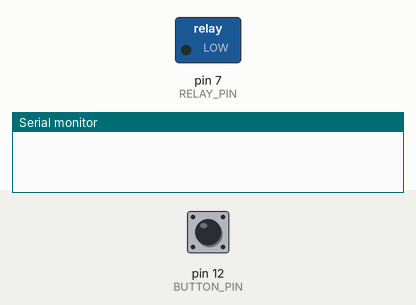
Bench run of a sketch on a simulated Arduino Uno, built with avr-gcc and run on an emulated ATmega328P. Shown: switched loads named in the sketch (green lamp = pin HIGH), the last lines printed to the serial monitor. The test bench sets the inputs (shaded band); at power-on: pin 12 (BUTTON_PIN) HIGH. The local clock reads 2024-03-15 10:24:30 at power-on unless the sketch sets it.

Above: at 1.2 s.
1.3 s: pin 12 (BUTTON_PIN) pulled LOW for 0.25 s
At 2.2 s:
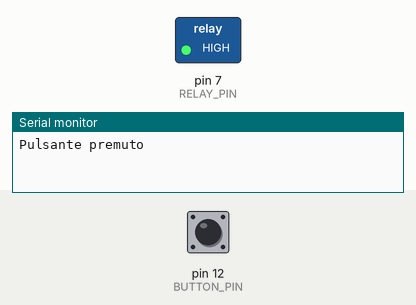
3.0 s: pin 12 (BUTTON_PIN) pulled LOW for 1 s
At 4.3 s:
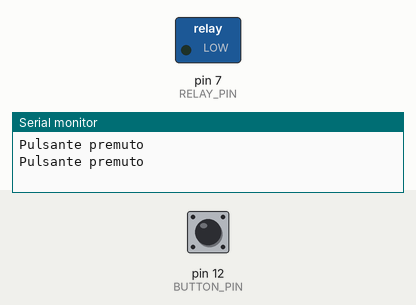
5.5 s: pin 12 (BUTTON_PIN) pulled LOW for 3.2 s
At 6.5 s:
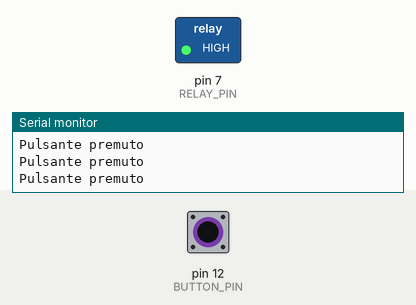
Timing chart, 0 to 8.5 s (numbered marks = the images above; inputs shaded):
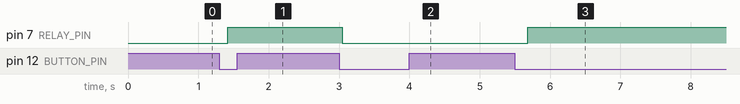

The sketch:

auto_riscaldamento.ino
```cpp
#include <Wire.h>
#include <RTClib.h>

// Costanti dei pin
const int BUTTON_PIN = 12; // Arduino pin collegato al pulsante
const int RELAY_PIN = 7;   // Arduino pin collegato al relè

// Variabili
int relayState = LOW;       // Stato corrente del relè
int lastButtonState;        // Stato precedente del pulsante
int currentButtonState;     // Stato corrente del pulsante

RTC_DS3231 rtc;             // Oggetto RTC

void setup() {
  Serial.begin(9600);
  pinMode(BUTTON_PIN, INPUT_PULLUP); // Pulsante in modalità input pull-up
  pinMode(RELAY_PIN, OUTPUT);        // Relè in modalità output

  currentButtonState = digitalRead(BUTTON_PIN);

  if (!rtc.begin()) {
    Serial.println("Errore: RTC non trovato!");
    while (1);
  }

  if (rtc.lostPower()) {
    Serial.println("RTC ha perso l'ora, impostare l'orologio.");
    // Imposta l'ora iniziale (esempio: 1 gennaio 2024, 00:00:00)
    rtc.adjust(DateTime(F(__DATE__), F(__TIME__)));
  }
}

void toggleButton() {
  lastButtonState = currentButtonState;      // Salva lo stato precedente
  currentButtonState = digitalRead(BUTTON_PIN); // Legge lo stato attuale

  if (lastButtonState == HIGH && currentButtonState == LOW) {
    Serial.println("Pulsante premuto");
    // Cambia lo stato del relè manualmente
    relayState = !relayState;
    digitalWrite(RELAY_PIN, relayState);
  }
}

void timedControl() {
  DateTime now = rtc.now(); // Ottieni l'ora corrente

  // Controlla se è lunedì-venerdì (1-5)
  if (now.dayOfTheWeek() >= 1 && now.dayOfTheWeek() <= 5) {
    // Accensione alle 7:00
    if (now.hour() == 7 && now.minute() == 0 && relayState == LOW) {
      relayState = HIGH;
      Serial.println("Relè attivato automaticamente");
      digitalWrite(RELAY_PIN, relayState);
    }

    // Spegnimento alle 8:30
    if (now.hour() == 8 && now.minute() == 30 && relayState == HIGH) {
      relayState = LOW;
      Serial.println("Relè disattivato automaticamente");
      digitalWrite(RELAY_PIN, relayState);
    }
  }
}

void loop() {
  toggleButton(); // Controlla il pulsante
  timedControl(); // Controlla l'attivazione/disattivazione temporale
  delay (200);
  /*DateTime now = rtc.now();
  Serial.print("Ora attuale: ");
  Serial.print(now.hour());
  Serial.print(":");
  Serial.println(now.minute());
  */
}
```

Measured:
- after the input at 1.3 s, pin 7 (RELAY_PIN): LOW → HIGH after 0.12 s
- after the input at 3.0 s, pin 7 (RELAY_PIN): HIGH → LOW after 0.05 s
- after the input at 5.5 s, pin 7 (RELAY_PIN): LOW → HIGH after 0.18 s
